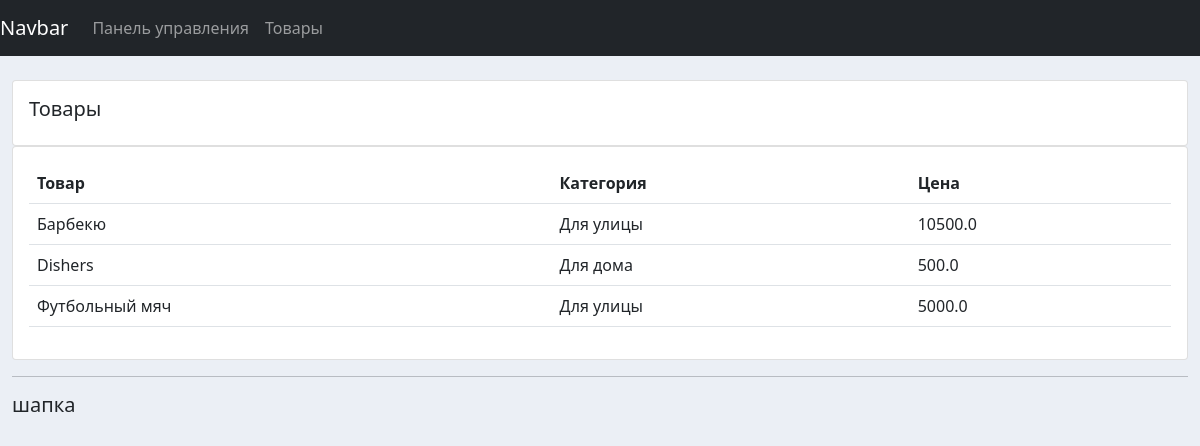
Page /products on the committed database.
### accounts/models.py (models this page shows, shortened)
class Pruduct(models.Model):
    CATEGORY = (
        ('Для дома', 'Для дома'),
        ('Для улицы', 'Для улицы'),
    )
    name = models.CharField(max_length=200, null = True, verbose_name = 'Наименования')
    price = models.FloatField(null = True, verbose_name = 'Цена')
    category = models.CharField(max_length=200, null = True, choices = CATEGORY, verbose_name = 'Категория')
    description = models.CharField(max_length=200, null = True, verbose_name = 'Описание', blank = True)
    date_created = models.DateTimeField(auto_now_add=True, null = True, verbose_name = 'Дата')
    tags = models.ManyToManyField(Tag)
    class Meta:
        verbose_name_plural = 'Продукция'
        verbose_name = 'Продукция'

### accounts/views.py (the view)
# urls.py: path('products', products, name = 'products'),
def products(request):
    products = Pruduct.objects.all()
    return render(request, 'accounts/products.html', {'products':products})

### accounts/templates/accounts/products.html
{% extends "accounts/base.html" %}
{% block content %}
<br>
<div class="row">
    <div class="col-md">
        <div class="card card-body">
            <h5>Товары</h5>
        </div>
        <div class="card card-body">
            <table class="table">
                <tr>
                    <th>Товар</th>
                    <th>Категория</th>
                    <th>Цена</th>
                </tr>
                {% for i in products %}
                    <tr>
                    <td>{{ i.name }}</td>
                    <td>{{ i.category }}</td>
                    <td>{{ i.price }}</td>
                    </tr>
                {% endfor %}
            </table>
        </div>
    </div>
</div
{% endblock content %}

### accounts/static/css/base.css (style rules this page uses)
body { background-color: #ebeff5; }

### rows in the picture
Pruduct: name "Барбекю", category "Для улицы", price "10500.0"
Pruduct: name "Dishers", category "Для дома", price "500.0"
Pruduct: name "Футбольный мяч", category "Для улицы", price "5000.0"
